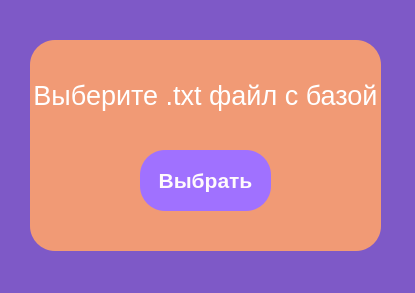
<?xml version="1.0" encoding="UTF-8"?>
<ui version="4.0">
 <class>Form</class>
 <widget class="QWidget" name="Form">
  <property name="geometry">
   <rect>
    <x>0</x>
    <y>0</y>
    <width>415</width>
    <height>293</height>
   </rect>
  </property>
  <property name="windowTitle">
   <string>Select test</string>
  </property>
  <property name="styleSheet">
   <string notr="true">background-color: rgb(126, 89, 199);</string>
  </property>
  <widget class="QFrame" name="frame">
   <property name="geometry">
    <rect>
     <x>30</x>
     <y>40</y>
     <width>351</width>
     <height>211</height>
    </rect>
   </property>
   <property name="styleSheet">
    <string notr="true">color: rgb(255, 255, 255);
background-color: rgb(241, 154, 117);
border-radius: 25;</string>
   </property>
   <property name="frameShape">
    <enum>QFrame::StyledPanel</enum>
   </property>
   <property name="frameShadow">
    <enum>QFrame::Raised</enum>
   </property>
   <widget class="QLabel" name="label_5">
    <property name="geometry">
     <rect>
      <x>0</x>
      <y>40</y>
      <width>351</width>
      <height>31</height>
     </rect>
    </property>
    <property name="font">
     <font>
      <family>Tahoma</family>
      <pointsize>20</pointsize>
     </font>
    </property>
    <property name="styleSheet">
     <string notr="true">color: rgb(255, 255, 255);</string>
    </property>
    <property name="text">
     <string>Выберите .txt файл с базой</string>
    </property>
    <property name="alignment">
     <set>Qt::AlignCenter</set>
    </property>
   </widget>
   <widget class="QPushButton" name="pushButton">
    <property name="geometry">
     <rect>
      <x>110</x>
      <y>110</y>
      <width>131</width>
      <height>61</height>
     </rect>
    </property>
    <property name="font">
     <font>
      <family>Tahoma</family>
      <pointsize>16</pointsize>
      <bold>true</bold>
     </font>
    </property>
    <property name="styleSheet">
     <string notr="true">color: rgb(255, 250, 252);
background-color: rgb(160, 113, 255);
border-radius: 25;</string>
    </property>
    <property name="text">
     <string>Выбрать</string>
    </property>
   </widget>
  </widget>
 </widget>
 <resources/>
 <connections/>
</ui>
